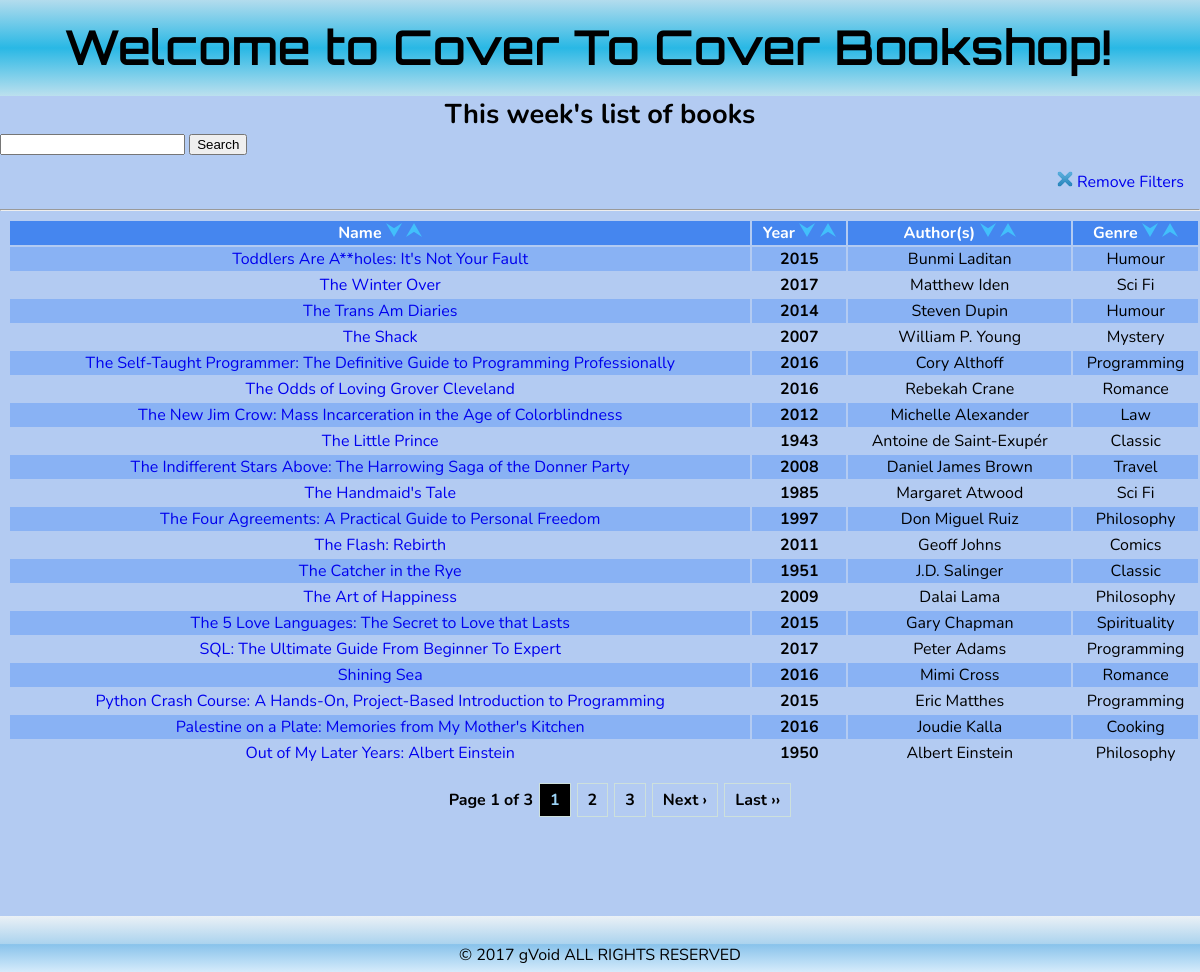
/index.php?s=1d, run on the app's committed database.
### tables this page shows
CREATE TABLE IF NOT EXISTS `books` (
  `id` int(8) NOT NULL AUTO_INCREMENT,
  `book_name` varchar(256) NOT NULL,
  `book_year` year(4) NOT NULL,
  `book_author` varchar(256) NOT NULL,
  `book_genre` varchar(64) NOT NULL,
  `book_synopsis` text NOT NULL,
  `book_link` text NOT NULL,
  PRIMARY KEY (`id`),
  UNIQUE KEY `id` (`id`)
);

### public_html/index.php (the view, shortened to what this page needs)
<?php include_once('../init.php'); ?>
<!DOCTYPE html>
<html lang="en">
<head>
<link rel="stylesheet" href="css/main.css">
</head>
<body>
<?php if(isset($_GET['s'])) {
    $getSort = htmlspecialchars($_GET['s']);
    if(($getSort) == '1d')     { $id = "book_name DESC"; }
    elseif(($getSort) == '1a') { $id = "book_name ASC"; }
    elseif(($getSort) == '2d') { $id = "book_year DESC"; }
    elseif(($getSort) == '2a') { $id = "book_year ASC"; }
    elseif(($getSort) == '3d') { $id = "book_author DESC"; }
    elseif(($getSort) == '3a') { $id = "book_author ASC"; }
    elseif(($getSort) == '4d') { $id = "book_genre DESC"; }
    elseif(($getSort) == '4a') { $id = "book_genre ASC"; }
} else { $id = 'book_name ASC'; } ?>
<div id="main_page">
    <div id="header_page">
        <h1>Welcome to Cover To Cover Bookshop!</h1>
    </div>
    <div id="content_page">
        <center><h2>This week's list of books</h2></center>
        <form action="" method="POST">
            <input type="text" name="query" />
            <input type="submit" name = "submit" value="Search" />
        </form>
        <?php if($_SESSION["sort"]) { echo '<p style="text-align: right; padding: 0 16px 0 0;"><a href="filters.php"> <img src="img/x.png"> Remove Filters</a></p>'; } ?>
<?php
    if(isset($_POST['submit'])) {
    $query = $_POST['query'];
    $min_length = 3;
    if(strlen($query) >= $min_length){
        $query = mysqli_real_escape_string($db, $query);
        $raw_results = mysqli_query($db, "SELECT * FROM books WHERE (`book_name` LIKE '%".$query."%') OR (`book_year` LIKE '%".$query."%') OR (`book_author` LIKE '%".$query."%') OR (`book_genre` LIKE '%".$query."%') OR (`book_synopsis` LIKE '%".$query."%')") or die(mysqli_error($db));
        if(mysqli_num_rows($raw_results) > 0){
            echo '<table border = "0" style="width: 100%; text-align: center;">';
            echo '
            <tr>
                <th>Name <a href="index.php?s=1a"><img src="img/asc.ico"></a> <a href="index.php?s=1d"><img src="img/des.ico"></a></th>
                <th>Year <a href="index.php?s=2a"><img src="img/asc.ico"></a> <a href="index.php?s=2d"><img src="img/des.ico"></a></th>
                <th>Author(s) <a href="index.php?s=3a"><img src="img/asc.ico"></a> <a href="index.php?s=3d"><img src="img/des.ico"></a></th>
                <th>Genre <a href="index.php?s=4a"><img src="img/asc.ico"></a> <a href="index.php?s=4d"><img src="img/des.ico"></a></th>
            </tr>';
            while($results = mysqli_fetch_array($raw_results)){
                echo "<tr><td><a href='book.php?b={$results['id']}'>{$results['book_name']}</a></td><td><b>{$results['book_year']}</b></td><td>{$results['book_author']}</td><td>{$results['book_genre']}</td></tr>";
            }
            echo "</table><br /><center><a class=\"btn\" href=\"index.php\"> Go Back</a></center>";
        }
        else{ echo "<h2>No results.</h2> <br /> <center><a class=\"btn\" href=\"index.php\"> Go Back</a></center>"; }
    }
    else { echo "<h3>Please try again. Minimum search length is {$min_length}.</h3><center><a class=\"btn\" href=\"index.php\"> Go Back</a></center>"; }
} else {
?>
        <hr/>
<?php
$page = (int)(!isset($_GET["page"]) ? 1 : $_GET["page"]);
$per_page = 20;
$startpoint = ($page * $per_page) - $per_page;
$results = mysqli_query($db, "SELECT * FROM books ORDER by {$id} LIMIT {$startpoint} , {$per_page}");
if (!$results) { redirect("404.php"); } else { ?>
<table border = "0" style="width: 100%; text-align: center;">
    <tr>
        <th>Name <a href="index.php?s=1a"><img src="img/asc.ico"></a> <a href="index.php?s=1d"><img src="img/des.ico"></a></th>
        <th>Year <a href="index.php?s=2a"><img src="img/asc.ico"></a> <a href="index.php?s=2d"><img src="img/des.ico"></a></th>
        <th>Author(s) <a href="index.php?s=3a"><img src="img/asc.ico"></a> <a href="index.php?s=3d"><img src="img/des.ico"></a></th>
        <th>Genre <a href="index.php?s=4a"><img src="img/asc.ico"></a> <a href="index.php?s=4d"><img src="img/des.ico"></a></th>
    </tr>
<?php
while ($row = mysqli_fetch_array($results)) {
    echo "<tr><td><a href='book.php?b={$row['id']}'>{$row['book_name']}</a></td><td><b>{$row['book_year']}</b></td><td>{$row['book_author']}</td><td>{$row['book_genre']}</td></tr>";
    }
?>
</table>
<?php } }
    echo pagination($per_page,$page,$url='?'); ?>
    </div>
    <div id="footer_page">
        <p>&copy; <?php echo date('Y'); ?> gVoid ALL RIGHTS RESERVED</p>
    </div>
</div>
</body>
</html>

### public_html/css/main.css (style rules this page uses)
html, body { height: 100%; }
body { background-color: #b3cbf2; margin: 0; padding: 0; cursor:default; }
h1 { font-size: 3em; font-weight: 550; font-family: 'Orbitron', sans-serif; }
h2 { font-size: 1.7em; }
h1, h2, h3, h4 { margin: 0; }
a { text-decoration: none; }
table { padding: 0 0 0 8px }
table th { color: white; background-color: #4586ef; }
#main_page { background-color: grey; min-width: 1024px; font-family: 'Nunito', sans-serif; }
#header_page { height: 64px; padding: 16px 64px; background: #b3dced; background: -moz-linear-gradient(top, #b3dced 0%, #29b8e5 50%, #bce0ee 100%); background: -webkit-linear-gradient(top, #b3dced 0%,#29b8e5 50%,#bce0ee 100%); background: linear-gradient(to bottom, #b3dced 0%,#29b8e5 50%,#bce0ee 100%); filter: progid:DXImageTransform.Microsoft.gradient( startColorstr='#b3dced', endColorstr='#bce0ee',GradientType=0 ); }
#content_page { background-color: #b3cbf2; width: 100%; float: right; padding: 0; min-height: 820px; height: 100%; }
#footer_page { height: 32px; padding: 12px; clear: both; text-align: center; background: #ebf1f6; background: -moz-linear-gradient(top, #ebf1f6 0%, #abd3ee 50%, #89c3eb 51%, #d5ebfb 100%); background: -webkit-linear-gradient(top, #ebf1f6 0%,#abd3ee 50%,#89c3eb 51%,#d5ebfb 100%); background: linear-gradient(to bottom, #ebf1f6 0%,#abd3ee 50%,#89c3eb 51%,#d5ebfb 100%); filter: progid:DXImageTransform.Microsoft.gradient( startColorstr='#ebf1f6', endColorstr='#d5ebfb',GradientType=0 ); }

### public_html/index.php (style rules this page uses)
tr:nth-child(even) { background: #89b2f4; }

### data on the page
books: book_name "Toddlers Are A**holes: It's Not Your Fault", book_year "2015", book_author "Bunmi Laditan", book_genre "Humour"
books: book_name "The Winter Over", book_year "2017", book_author "Matthew Iden", book_genre "Sci Fi"
books: book_name "The Trans Am Diaries", book_year "2014", book_author "Steven Dupin", book_genre "Humour"
books: book_name "The Shack", book_year "2007", book_author "William P. Young", book_genre "Mystery"
books: book_name "The Self-Taught Programmer: The Definitive Guide to Programming Professionally", book_year "2016", book_author "Cory Althoff", book_genre "Programming"
books: book_name "The Odds of Loving Grover Cleveland", book_year "2016", book_author "Rebekah Crane", book_genre "Romance"
books: book_name "The New Jim Crow: Mass Incarceration in the Age of Colorblindness", book_year "2012", book_author "Michelle Alexander", book_genre "Law"
books: book_name "The Little Prince", book_year "1943", book_author "Antoine de Saint-Exupér", book_genre "Classic"
books: book_name "The Indifferent Stars Above: The Harrowing Saga of the Donner Party", book_year "2008", book_author "Daniel James Brown", book_genre "Travel"
books: book_name "The Handmaid's Tale", book_year "1985", book_author "Margaret Atwood", book_genre "Sci Fi"
books: book_name "The Four Agreements: A Practical Guide to Personal Freedom", book_year "1997", book_author "Don Miguel Ruiz", book_genre "Philosophy"
books: book_name "The Flash: Rebirth", book_year "2011", book_author "Geoff Johns", book_genre "Comics"
books: book_name "The Catcher in the Rye", book_year "1951", book_author "J.D. Salinger", book_genre "Classic"
books: book_name "The Art of Happiness", book_year "2009", book_author "Dalai Lama", book_genre "Philosophy"
books: book_name "The 5 Love Languages: The Secret to Love that Lasts", book_year "2015", book_author "Gary Chapman", book_genre "Spirituality"
books: book_name "SQL: The Ultimate Guide From Beginner To Expert", book_year "2017", book_author "Peter Adams", book_genre "Programming"
books: book_name "Shining Sea", book_year "2016", book_author "Mimi Cross", book_genre "Romance"
books: book_name "Python Crash Course: A Hands-On, Project-Based Introduction to Programming", book_year "2015", book_author "Eric Matthes", book_genre "Programming"
books: book_name "Palestine on a Plate: Memories from My Mother's Kitchen", book_year "2016", book_author "Joudie Kalla", book_genre "Cooking"
books: book_name "Out of My Later Years: Albert Einstein", book_year "1950", book_author "Albert Einstein", book_genre "Philosophy"

### other printed values
$page "1"
$lastpage "3"
$nextlabel "Next ›"
$lastlabel "Last ››"
